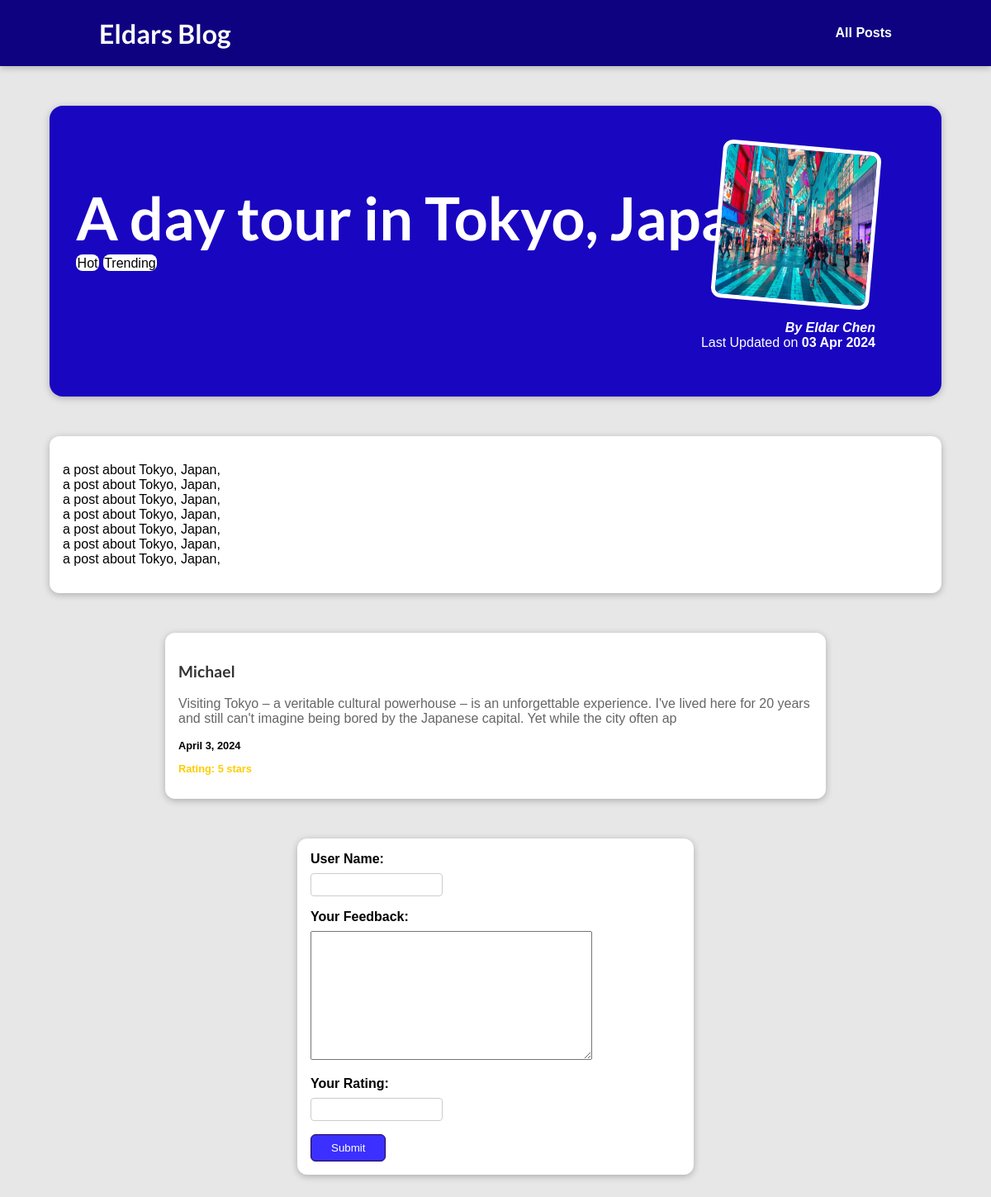
Page /posts/tokyo-tour on the committed database.
### blog/models.py (models this page shows, shortened)
class Post(models.Model):
    title = models.CharField(max_length=150)
    excerpt = models.CharField(max_length=200)
    image_name = models.CharField(max_length=100)
    image = models.ImageField(upload_to="static/posts", null=True)
    date = models.DateField(auto_now=True)
    created_at = models.DateTimeField(auto_now_add=True)
    slug = models.SlugField(unique=True)
    content = models.TextField(validators=[MinLengthValidator(10)])
    author = models.ForeignKey(
        Author, on_delete=models.SET_NULL, null=True, related_name="posts")
    tags = models.ManyToManyField(Tag)

class Tag(models.Model):
    caption = models.CharField(max_length=50)

class Author(models.Model):
    first_name = models.CharField(max_length=100)
    last_name = models.CharField(max_length=100)
    email_address = models.EmailField()
    def full_name(self):
        return f"{self.first_name} {self.last_name}"
    def __str__(self):
        return self.full_name()

class Review(models.Model):
    user_name = models.CharField(max_length=100)
    review_text = models.TextField(max_length=200)
    rating = models.IntegerField(validators=[MinValueValidator(1), MaxValueValidator(5)])
    date = models.DateField(auto_now=True)
    identified_post = models.ForeignKey("blog.Post", null=True, blank=True, on_delete=models.CASCADE)

### blog/views.py (the view)
# urls.py: path("posts/<slug:slug>", views.post_detail,
def post_detail(request, slug):
    identified_post = get_object_or_404(Post, slug=slug)
    if request.method == 'POST':
        form = ReviewForm(request.POST, initial={'post': identified_post})
        if form.is_valid():
            review = form.save()
            review.identified_post = identified_post
            review.save()
            return redirect('post-detail-page', slug=slug)
    else:
        form = ReviewForm(initial={'post': identified_post})
    review_card = Review.objects.filter(
        identified_post=identified_post).order_by('-date')
    return render(request, "blog/post-detail.html", {'post': identified_post, "tags": identified_post.tags.all(), "form": form, "review_card": review_card})

### blog/forms.py
class ReviewForm(forms.ModelForm):
    rating = forms.IntegerField(label='Your Rating', min_value=1, max_value=5)
    class Meta:
        model = Review
        fields = ['user_name', 'review_text', 'rating']
        labels = {
            "user_name": "User Name",
            "review_text": "Your Feedback",
            "rating": "Your Rating",
        }
        error_messages = {
            "user_name": {
                "required": "Your name must not be empty",
                "max_length": "Please enter a shorter name",
                "min_length": "Please enter a longer feedback"
            }
        }

### blog/templates/blog/post-detail.html (shortened to what this page needs)
{% extends 'base.html' %}
{% load static %}
{% block css_files %}
    <link rel="stylesheet" href="{% static 'blog/post-details.css' %}" />
    <link rel="stylesheet" href="{% static 'blog/forms.css' %}" />
    <link rel="stylesheet" href="{% static 'blog/reviews.css' %}" />
{% endblock %}
{% block content %}
    <section id="summary">
        <h2>{{ post.title }}</h2>
        <div>
            {% for tag in tags %}
                <span class="tag">{{ tag.caption }}</span>
            {% endfor %}
        </div>
        <article>
            <img src="{{ post.image.url }}" alt="{{ post.title }}" />
            <address>By <a href="mailto:{{ post.author.email_address }}">{{post.author}}</a></address>
            <div>
                Last Updated on <time>{{ post.date|date:"d M Y"}}</time>
            </div>
        </article>
    </section>
    <main>
        <p>
            {{ post.content|linebreaks }}
        </p>
    </main>
    {% for review in review_card reversed %}
        <div class="review-card">
            <h3>{{ review.user_name }}</h3>
            <p>{{ review.review_text }}</p>
            <p>{{ review.date }}</p>
            <p>Rating: {{ review.rating }} stars</p>
        </div>
    {% endfor %}
    <form method="post" action="{% url 'post-detail-page' post.slug %}">
        {% for field in form %}
            <div class="form-control {% if field.errors %}errors{% endif %}">
                {{ field.label_tag }}
                {{ field }}
            </div>
        {% endfor %}
        <button>Submit</button>
    </form>
{% endblock %}

### static/app.css (style rules this page uses)
* { box-sizing: border-box; }
html { font-family: 'Open Sans', 'Lato', sans-serif; }
body { margin: 0; }
h1, h2, h3 { font-family: 'Lato', sans-serif; font-weight: bold; }

### blog/static/blog/post-details.css (style rules this page uses)
body { background-color: #e7e7e7; }
#summary { margin: 8rem auto 3rem auto; padding: 2rem; width: 90%; max-width: 90rem; border-radius: 16px; background-color: #1906c0; position: relative; box-shadow: 0 2px 8px rgba(0, 0, 0, 0.25); height: 22rem; }
#summary h2 { color: white; font-size: 4.5rem; margin-bottom: 0.25rem; }
#summary article { position: absolute; top: 2rem; right: 3rem; padding: 1rem 2rem; border-radius: 12px; text-align: right; color: white; }
#summary article img { width: 12rem; height: 12rem; border-radius: 12px; transform: rotateZ(5deg); border: 5px solid white; margin-bottom: 1rem; }
#summary address { font-weight: bold; }
#summary a { color: white; text-decoration: none; }
#summary time { font-weight: bold; }
main { width: 90%; max-width: 90rem; margin: 3rem auto; background-color: white; padding: 1rem; border-radius: 12px; box-shadow: 0 2px 8px rgba(0, 0, 0, 0.25); }
.tag { background-color: white; color: rgb(0, 0, 0); padding: 0.1rem; border-radius: 8px; }

### blog/static/blog/forms.css (style rules this page uses)
body { font-family: sans-serif; margin: 0; }
form { margin: 3rem auto; width: 90%; max-width: 30rem; padding: 1rem; border-radius: 12px; background-color: white; box-shadow: 0 2px 8px rgba(0, 0, 0, 0.26); }
button { cursor: pointer; padding: 0.5rem 1.5rem; border-radius: 6px; background-color: #3b30ff; color: white; border: 1px solid #1f0050; }
.form-control { margin-bottom: 1rem; }
.form-control input { font: inherit; padding: 0.25rem; border-radius: 4px; border: 1px solid #ccc; display: block; width: 10rem; }
.form-control label { font-weight: bold; display: block; margin-bottom: 0.5rem; }

### blog/static/blog/reviews.css (style rules this page uses)
.review-card { margin: 3rem auto; width: 100%; max-width: 50rem; padding: 1rem; border-radius: 12px; background-color: white; box-shadow: 0 2px 8px rgba(0, 0, 0, 0.26); margin: 1rem auto; }
.review-card h3 { color: #333; font-size: 1.2rem; }
.review-card p { color: #666; font-size: 1rem; }
.review-card p:nth-child(4) { color: #ffcc00; font-weight: bold; font-size: 0.8rem; }
.review-card p:nth-child(3) { color: #000000; font-weight: bold; font-size: 0.8rem; }

### rows in the picture
Post: title "A day tour in Tokyo, Japan", image (picture), author "Eldar Chen", date "03 Apr 2024", content "a post about Tokyo, Japan, a post about Tokyo, Japan, a post about Tokyo, Japan, a post about Tokyo, Japan, a post about Tokyo, Japan, a post about Tokyo, Japan, a post about Tokyo, Japan,"
Tag: caption "Hot"
Tag: caption "Trending"
Review: user_name "Michael", review_text "Visiting Tokyo – a veritable cultural powerhouse – is an unforgettable experience. I've lived here for 20 years and still can't imagine being bored by the Japanese capital. Yet while the city often ap", date "April 3, 2024", rating "5"

### other values in the picture
{{ field.label_tag }} "User Name:" "Your Feedback:" "Your Rating:"
